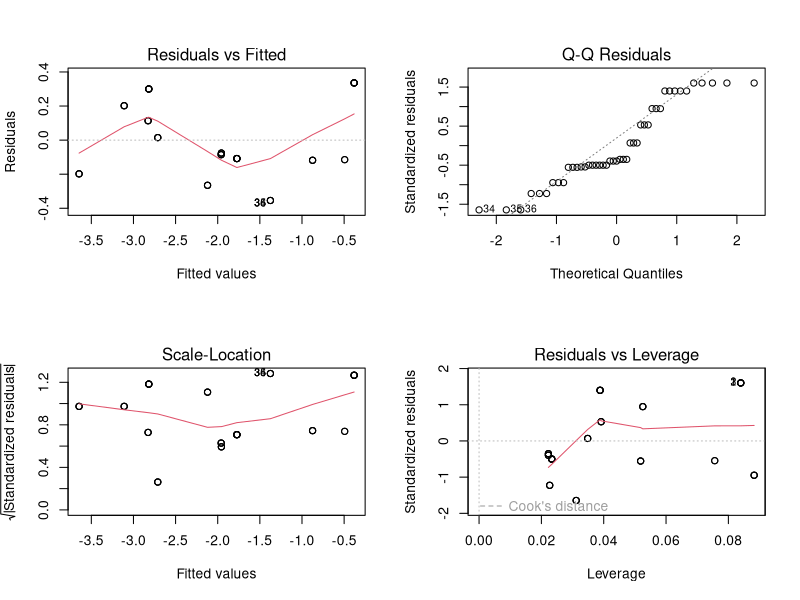
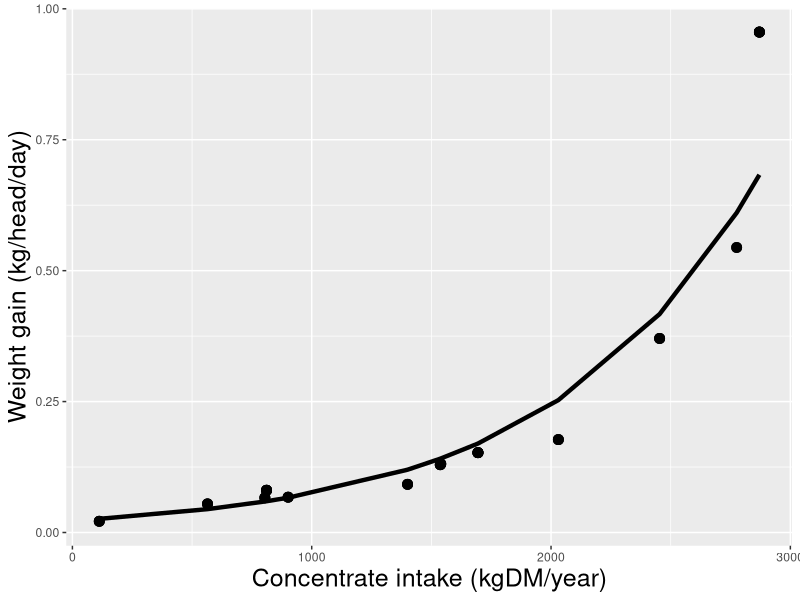

These figures' R source, in order: (Note: this script raises an error after producing the figures.)
library(lme4)
library(ggplot2)
library("plyr")

df <- read.table("data/IPCC_2019_Weight_gain.csv", 
                 header = TRUE,
                 sep = ";",
                 encoding = "UTF-8")
mod <- lm(log(WG) ~ Intake, data=df)
#mod <- lm(Milk_yield ~ Concentrate_intake + Grass_intake, data=df_temperate)
summary(mod)
par(mfrow = c(2, 2))
plot(mod)
df$predlm <- predict(mod)

ggplot(df,aes(x=Intake, y=WG)) +
  geom_point(size=3) + 
  geom_line(aes(y = exp(predlm)), size = 1.5)+
  labs(y="Weight gain (kg/head/day)", x = "Concentrate intake (kgDM/year)")+
  theme(axis.title = element_text(size = 18),
        legend.text = element_text(size = 18),
        legend.title = element_text(face = "bold",size = 18))

coef_final<-data.frame(t(mod$coefficients))
colnames(coef_final)<- c("Intercept","Intake")
# coef_final[is.na(coef_final)] <- 0
write.csv(coef_final,'output/coefficients_weight_gain_intake_no_dairy_relation.csv')

mod <- lm(EF ~ Intake, data=df)
#mod <- lm(Milk_yield ~ Concentrate_intake + Grass_intake, data=df_temperate)
summary(mod)
par(mfrow = c(2, 2))
plot(mod)
df$predlm <- predict(mod)

ggplot(df,aes(x=Intake, y=EF)) +
  geom_point(size=3) + 
  geom_line(aes(y = predlm), size = 1.5)+
  labs(y="EF (kgCH4/head/year)", x = "Concentrate intake (kgDM/year)")+
  theme(axis.title = element_text(size = 18),
        legend.text = element_text(size = 18),
        legend.title = element_text(face = "bold",size = 18))

coef_final<-data.frame(t(mod$coefficients))
colnames(coef_final)<- c("Intercept","Intake")
# coef_final[is.na(coef_final)] <- 0
write.csv(coef_final,'output/coefficients_EF_intake_no_dairy_relation.csv')
